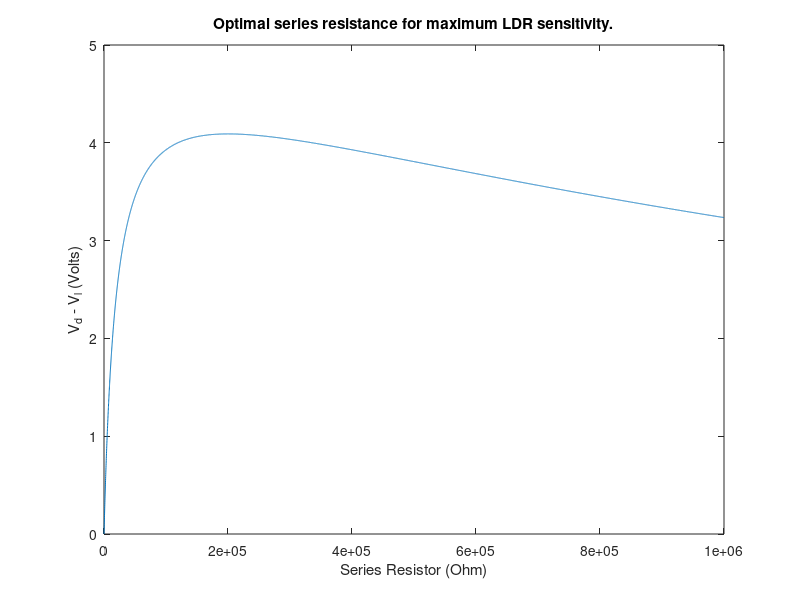

The MATLAB source for this figure:
clear;
clc;
R_ldr_light = 2e4;
R_ldr_dark = 2e6;
R_n = 1:100:1e6;
Vs = 5; %Volts
% V_light = [];
% V_dark = [];
V_range = [];
% for Rn = R_n
v_light = R_ldr_light./(R_ldr_light+R_n) .* Vs;
%     V_light = [V_light v];
v_dark = R_ldr_dark./(R_ldr_dark+R_n) .* Vs;
%     V_dark = [V_dark v];
V_range = v_dark - v_light;
% end
plot(R_n,V_range)
title('Optimal series resistance for maximum LDR sensitivity.')
xlabel('Series Resistor (Ohm)')
ylabel('V_d - V_l (Volts)')
display('Max range at voltage:')
[~,ind] = max(V_range);
max_range_resistance = R_n(ind)
display(max_range_resistance)

% plot(R_n,V_dark,'r')
% hold on;
% plot(R_n,V_light,'g')